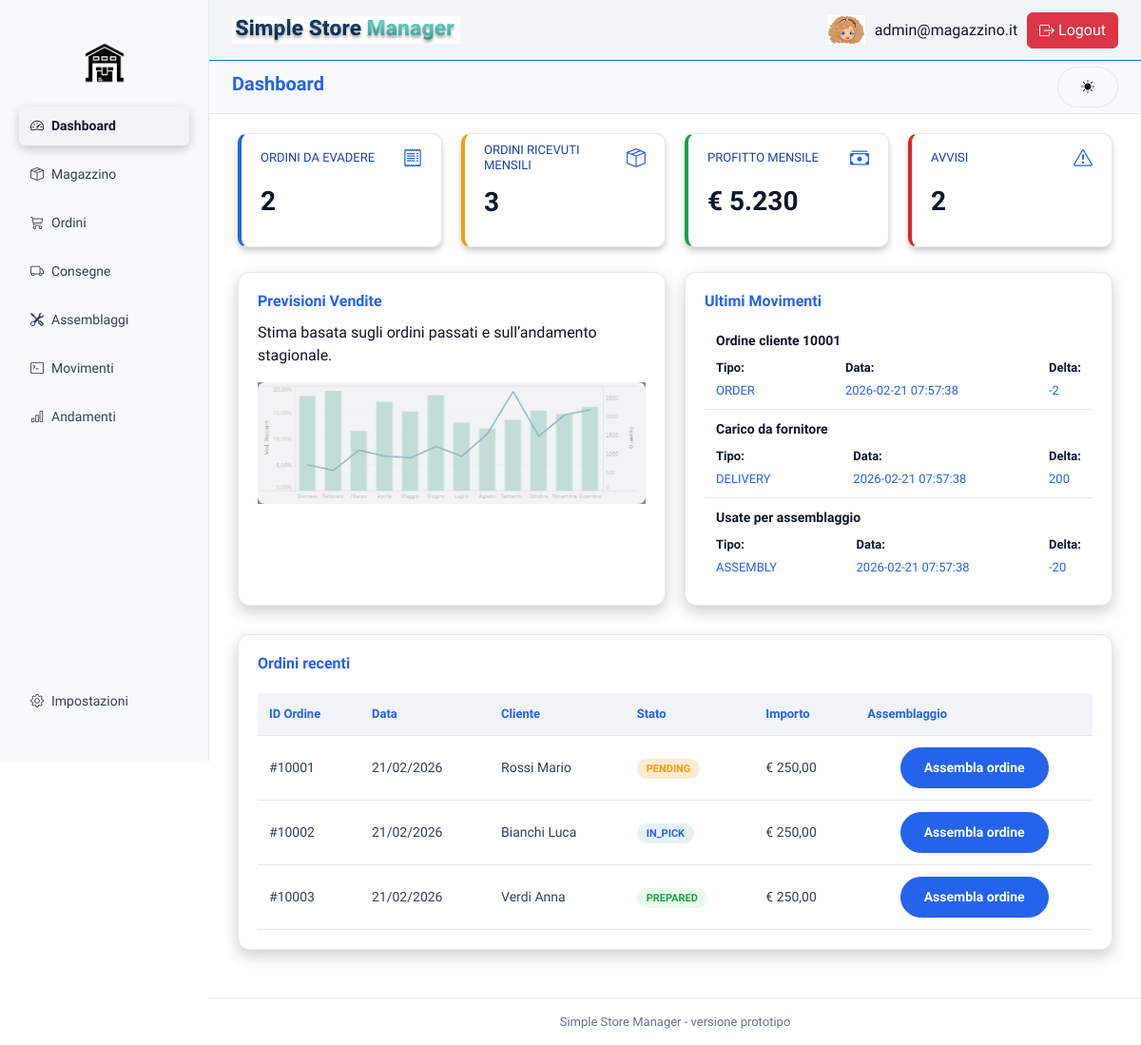
The page /index.php (signed in) on the database as committed earlier.
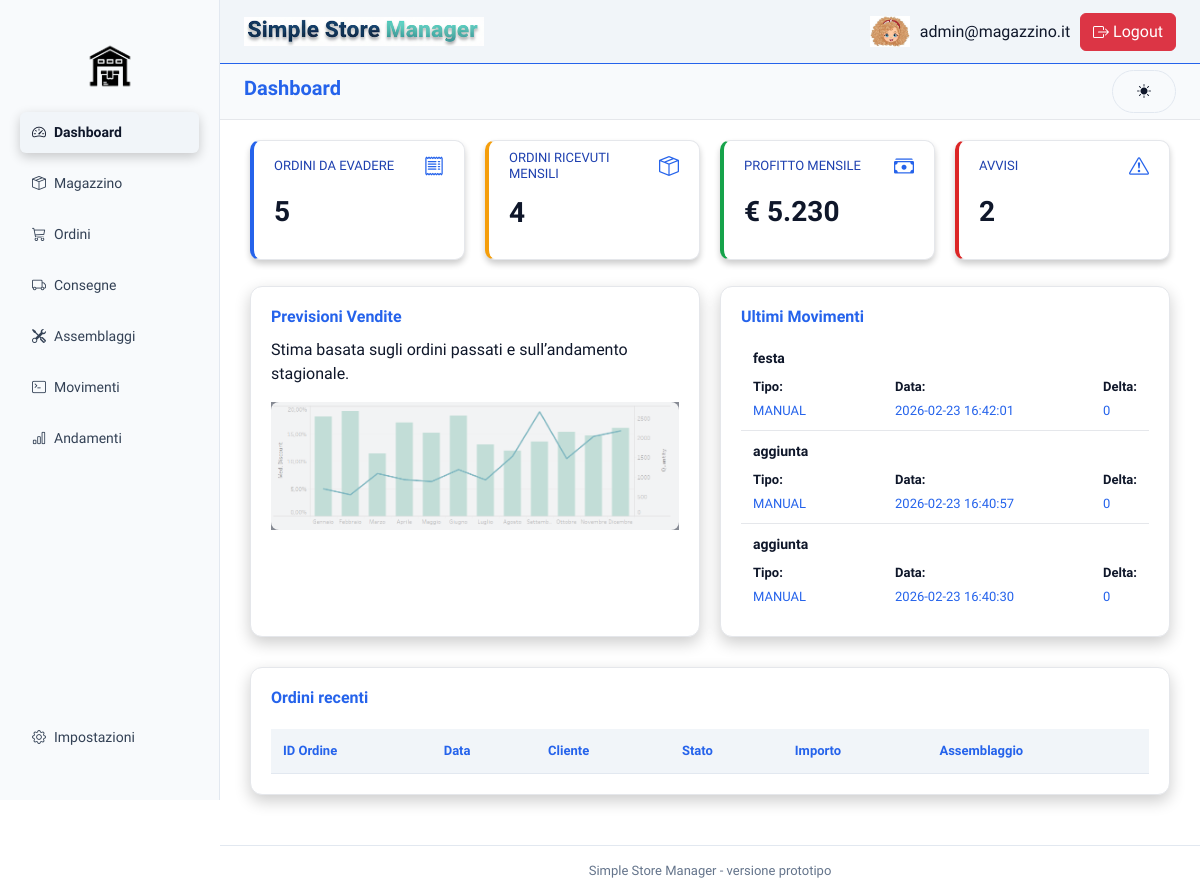
The same page on the database as committed later.
### tables this page shows
CREATE TABLE `movimenti` (
  `id` int(5) NOT NULL,
  `delta` int(10) NOT NULL,
  `tipo` enum('ORDER','DELIVERY','MANUAL','ASSEMBLY') NOT NULL,
  `id_ordine` int(5) DEFAULT NULL,
  `id_consegna` int(5) DEFAULT NULL,
  `id_assemblaggio` int(5) DEFAULT NULL,
  `id_componente` int(5) DEFAULT NULL,
  `data_movimento` datetime NOT NULL DEFAULT current_timestamp(),
  `note` text DEFAULT NULL
);

CREATE TABLE `ordini` (
  `id` int(5) NOT NULL,
  `id_shopify` int(5) NOT NULL,
  `data_creazione` datetime NOT NULL DEFAULT current_timestamp(),
  `stato` enum('PENDING','IN_PICK','PREPARED') NOT NULL DEFAULT 'PENDING',
  `id_cliente` int(5) NOT NULL
);

CREATE TABLE `cliente` (
  `codice` int(5) NOT NULL,
  `nome` varchar(20) NOT NULL,
  `cognome` varchar(20) NOT NULL,
  `email` varchar(40) NOT NULL,
  `numero` varchar(15) DEFAULT NULL
);

### backend/query/ordini.php (called while the page is built, shortened)
<?php
function getOrdiniRecenti(){
    $pdo=connect();
    $sql = "SELECT o.id,o.id_shopify, DATE_FORMAT(o.data_creazione, '%d/%m/%Y') AS data_creazione,o.stato, c.nome, c.cognome
    FROM ordini o
    JOIN cliente c ON o.id_cliente = c.codice
    WHERE o.data_creazione >= DATE_SUB(CURDATE(), INTERVAL 7 DAY)
    LIMIT 5;";
    $stmt = $pdo->query($sql);
    return $stmt->fetchAll(PDO::FETCH_ASSOC);
}
function getOrdiniMese(){
    $pdo=connect();
    $sql = "SELECT COUNT(*) AS totale
    FROM ordini
    WHERE month(data_creazione) = month(CURDATE()) AND year(data_creazione) = year(CURDATE());";
    $stmt = $pdo->query($sql);
    $result = $stmt->fetch(PDO::FETCH_ASSOC);
    return $result['totale'];
}
function getOrdiniDaProcessare(){
    $pdo=connect();
    $sql = "SELECT count(*) AS totale
    FROM ordini o
    WHERE o.stato <> 'PREPARED';";
    $stmt = $pdo->query($sql);
    $result = $stmt->fetch(PDO::FETCH_ASSOC);
    return $result['totale'];
}
?>

### backend/query/movimenti.php (called while the page is built, shortened)
<?php
function getUltimiMovimenti(){
    $pdo=connect();
    $sql = "SELECT delta, data_movimento, tipo, note
        from movimenti
        ORDER BY data_movimento DESC
        LIMIT 3;";
    $stmt = $pdo->query($sql);
    return $stmt->fetchAll(PDO::FETCH_ASSOC);
}
?>

### frontend/dashboard/dashboard.php (the view, shortened to what the changed rows need)
<?php
require 'backend/query/ordini.php';
require 'backend/query/movimenti.php';
$ordini_recenti = getOrdiniRecenti();
$movimenti_recenti = getUltimiMovimenti();
$ordini_mese = getOrdiniMese();
$ordidni_da_evadere = getOrdiniDaProcessare();
?>
<!DOCTYPE html>
<html lang="it">
<head>
</head>
<body>
    <main class="main">
        <section class="kpi-section">
            <div class="kpi-card info">
                <a href="index.php?page=ordini" style="text-decoration: none; color: inherit;">
                    <div class="kpi-header">
                        <h3>Ordini da evadere</h3>
                        <i class="bi bi-receipt kpi-icon"></i>
                    </div>
                    <p class="kpi-value"><?= $ordidni_da_evadere ?></p>
                </a>
            </div>
            <div class="kpi-card warning">
                <a href="index.php?page=andamenti" style="text-decoration: none; color: inherit;">
                    <div class="kpi-header">
                        <h3>Ordini ricevuti mensili</h3>
                        <i class="bi bi-box-seam kpi-icon"></i>
                    </div>
                    <p class="kpi-value"><?= $ordini_mese ?></p>
                </a>
            </div>
            <div class="kpi-card success">
                <a href="index.php?page=andamenti" style="text-decoration: none; color: inherit;">
                    <div class="kpi-header">
                        <h3>Profitto mensile</h3>
                        <i class="bi bi-cash-stack kpi-icon"></i>
                    </div>
                    <p class="kpi-value">€ 5.230</p>
                </a>
            </div>
            <div class="kpi-card alert">
                <a href="index.php?page=avvisi" style="text-decoration: none; color: inherit;">
                <div class="kpi-header">
                    <h3>Avvisi</h3>
                    <i class="bi bi-exclamation-triangle kpi-icon"></i>
                </div>
                <p class="kpi-value">2</p>
                </a>
            </div>
        </section>
        <section class="content-grid">
            <div class="card">
                <h2>Previsioni Vendite</h2>
                <p class="subtitle">
                    Stima basata sugli ordini passati e sull’andamento stagionale.
                </p>
                <div class="placeholder">
                    <img src="frontend/img/graficoEsempio.png" class="grafico-dashboard">
                </div>
            </div>
            <div class="card">
                <a href="index.php?page=movimenti" style="text-decoration: none; color: inherit;">
                    <h2>Ultimi Movimenti</h2>
                    <ul class="list">
                        <?php foreach ($movimenti_recenti as $movimento): ?>
                            <li>
                                <strong><?= htmlspecialchars($movimento['note']) ?></strong>
                                <div class="info-row">
                                    <span><strong>Tipo:</strong> <?= htmlspecialchars($movimento['tipo']) ?></span>
                                    <span><strong>Data:</strong> <?= htmlspecialchars($movimento['data_movimento']) ?></span>
                                    <span><strong>Delta:</strong> <?= htmlspecialchars($movimento['delta']) ?></span>
                                </div>
                            </li>
                        <?php endforeach; ?>
                    </ul>
                </a>
            </div>
        </section>
        <section class="card full">
            <h2>Ordini recenti</h2>
            <table class="orders-table">
                <thead>
                    <tr>
                        <th>ID Ordine</th>
                        <th>Data</th>
                        <th>Cliente</th>
                        <th>Stato</th>
                        <th>Importo</th>
                        <th>Assemblaggio</th>
                    </tr>
                </thead>
                <tbody>
                    <?php foreach ($ordini_recenti as $ordine): ?>
                        <tr>
                            <td>#<?= $ordine['id_shopify']; ?></td>
                            <td><?= $ordine['data_creazione']; ?></td>
                            <td><?= $ordine['cognome']; ?> <?= $ordine['nome']; ?></td>
                            <td><span class="status <?= strtolower($ordine['stato']); ?>"><?= $ordine['stato']; ?></span></td>
                            <td>€ 250,00</td>
                            <td class="order-action text-center">
                                <button class="btn-primary">
                                <a href="index.php?page=assemblaggiOrdine&id_ordine=<?= $ordine['id'] ?>" style="color: white; text-decoration: none;">Assembla ordine</a>
                                </button>
                            </td>
                        </tr>
                    <?php endforeach; ?>
                </tbody>
            </table>
        </section>
    </main>
</body>
</html>

### frontend/sidebar/sidebar.php
<?php
$menu = [
    'Dashboard'   => 'speedometer2',
    'Magazzino'   => 'box-seam',
    'Ordini'      => 'cart3',
    'Consegne'    => 'truck',
    'Assemblaggi' => 'tools',
    'Movimenti'   => 'terminal',
    'Andamenti'   => 'bar-chart'
];
$bottomMenu = [
    'Impostazioni'=> 'gear'
];
?>
<aside class="sidebar d-flex flex-column justify-content-between">
    <div>
        <img src="frontend/img/logo-removebg-preview.png" id="sidebar-logo">
        <ul class="nav nav-pills flex-column gap-1">
            <?php foreach ($menu as $pagina => $icona): ?>
                <?php $pageSlug = lcfirst($pagina); ?>
                <li class="nav-item">
                    <a href="?page=<?= $pageSlug ?>"
                       class="nav-link d-flex align-items-center gap-2 <?= ($page === $pageSlug) ? 'active' : '' ?>">
                        <i class="bi bi-<?= $icona ?>"></i>
                        <?= $pagina ?>
                    </a>
                </li>
            <?php endforeach; ?>
        </ul>
    </div>
        <ul class="nav nav-pills flex-column gap-1 mb-3">
            <?php foreach ($bottomMenu as $pagina => $icona): ?>
                <?php $pageSlug = lcfirst($pagina); ?>
                <li class="nav-item">
                    <a href="?page=<?= $pageSlug ?>"
                    class="nav-link d-flex align-items-center gap-2 <?= ($page === $pageSlug) ? 'active' : '' ?>">
                        <i class="bi bi-<?= $icona ?>"></i>
                        <?= $pagina ?>
                    </a>
                </li>
            <?php endforeach; ?>
        </ul>
</aside>

Rows that differ between the two databases and show on the page:
no longer on this page (row edited): movimenti: note "Ordine cliente 10001", tipo "ORDER", data_movimento "2026-02-21 07:57:38", delta "-2"
no longer on this page (row edited): movimenti: note "Carico da fornitore", tipo "DELIVERY", data_movimento "2026-02-21 07:57:38", delta "200"
no longer on this page (row edited): movimenti: note "Usate per assemblaggio", tipo "ASSEMBLY", data_movimento "2026-02-21 07:57:38", delta "-20"
no longer on this page (row edited): ordini: id_shopify "10001", data_creazione "21/02/2026", id_cliente.cognome "Rossi", id_cliente.nome "Mario", stato "PENDING"
no longer on this page (row edited): ordini: id_shopify "10002", data_creazione "21/02/2026", id_cliente.cognome "Bianchi", id_cliente.nome "Luca", stato "IN_PICK"
no longer on this page (row edited): ordini: id_shopify "10003", data_creazione "21/02/2026", id_cliente.cognome "Verdi", id_cliente.nome "Anna", stato "PREPARED"
added movimenti: note "festa", tipo "MANUAL", data_movimento "2026-02-23 16:42:01", delta "0"
added movimenti: note "aggiunta", tipo "MANUAL", data_movimento "2026-02-23 16:40:57", delta "0"
added movimenti: note "aggiunta", tipo "MANUAL", data_movimento "2026-02-23 16:40:30", delta "0"
Other text that changed with them:
$ordidni_da_evadere: "2" → "5"
$ordini_mese: "3" → "4"
